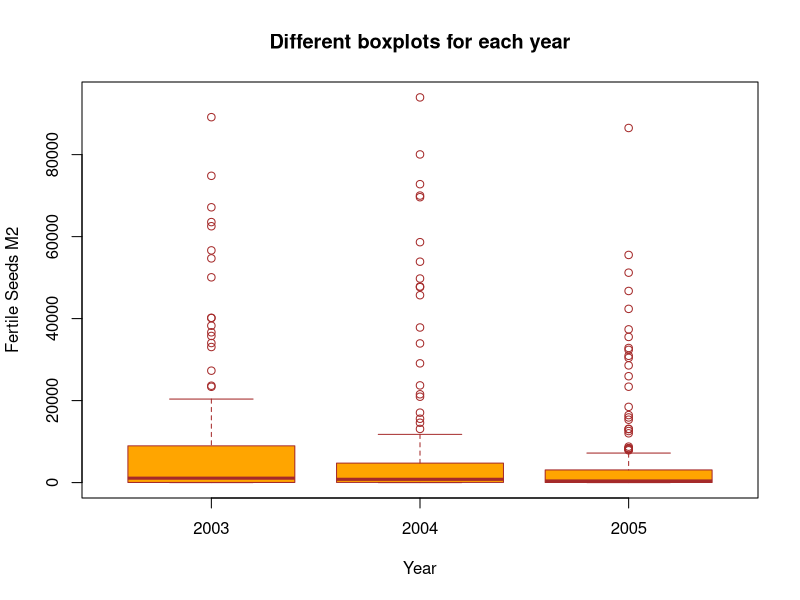
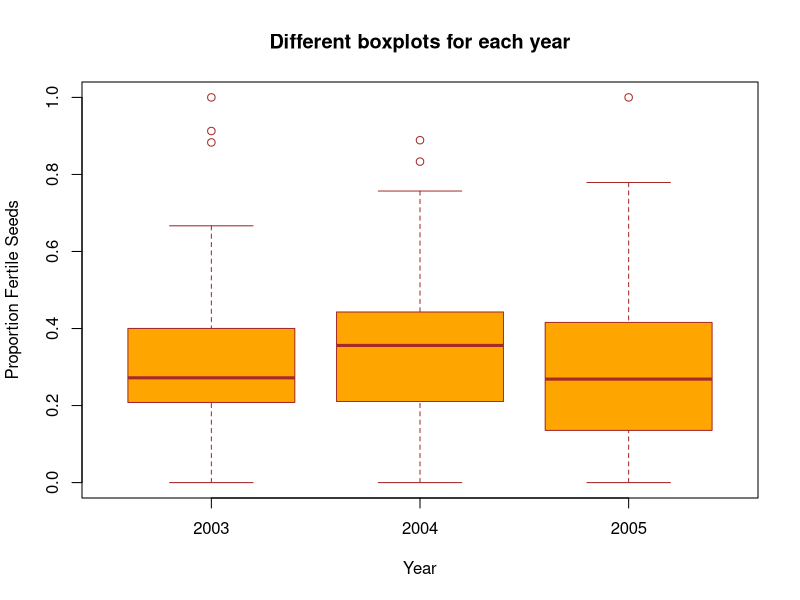
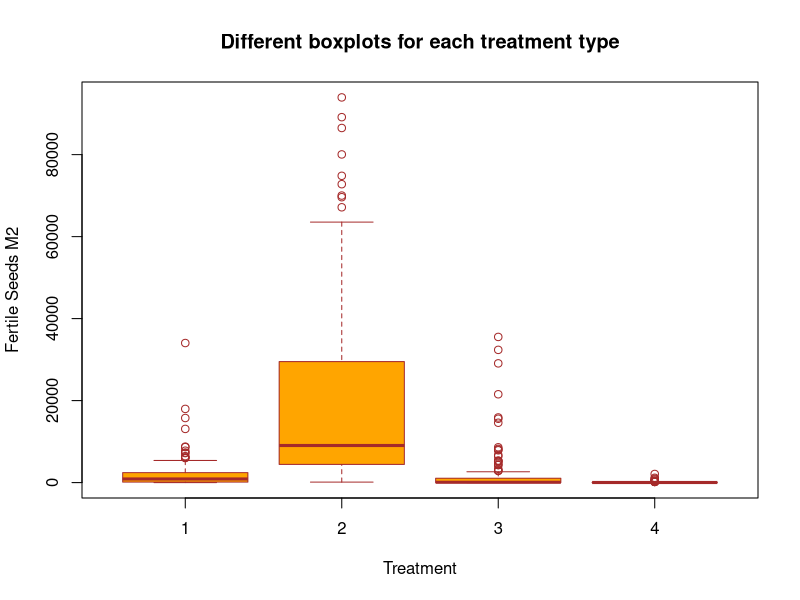
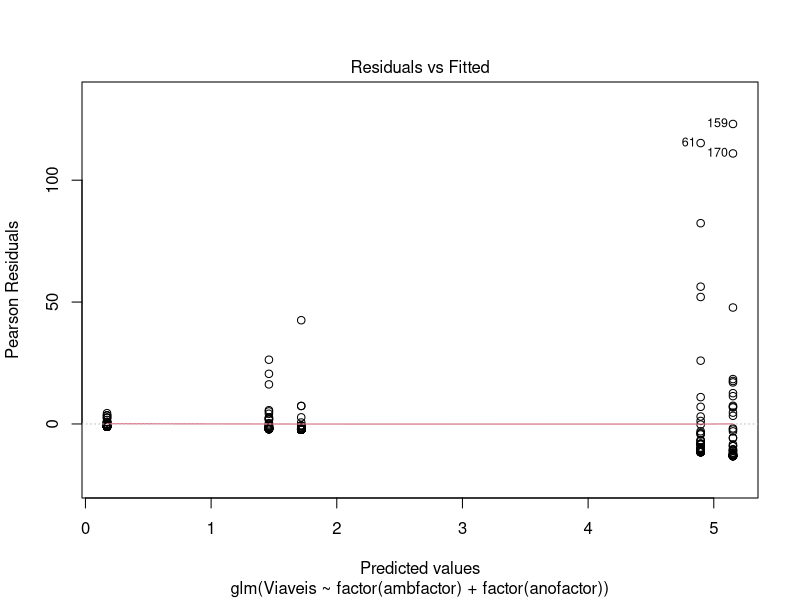
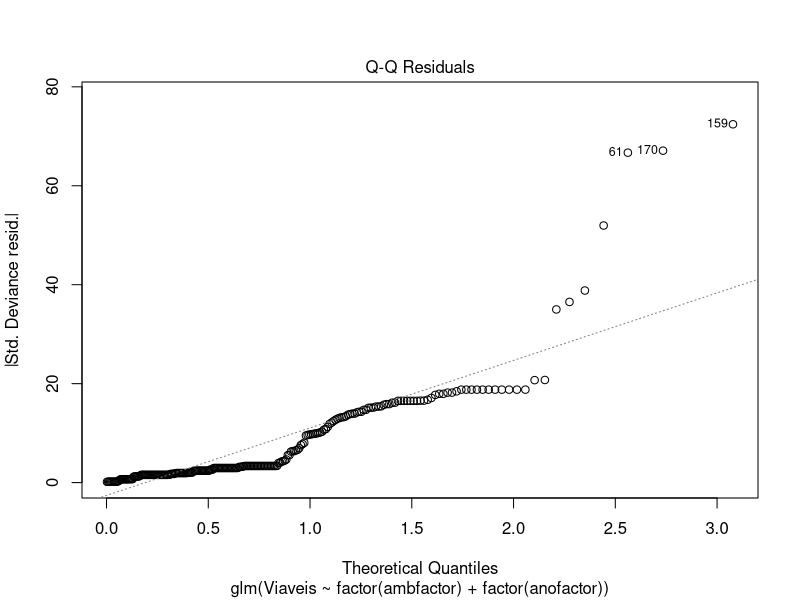
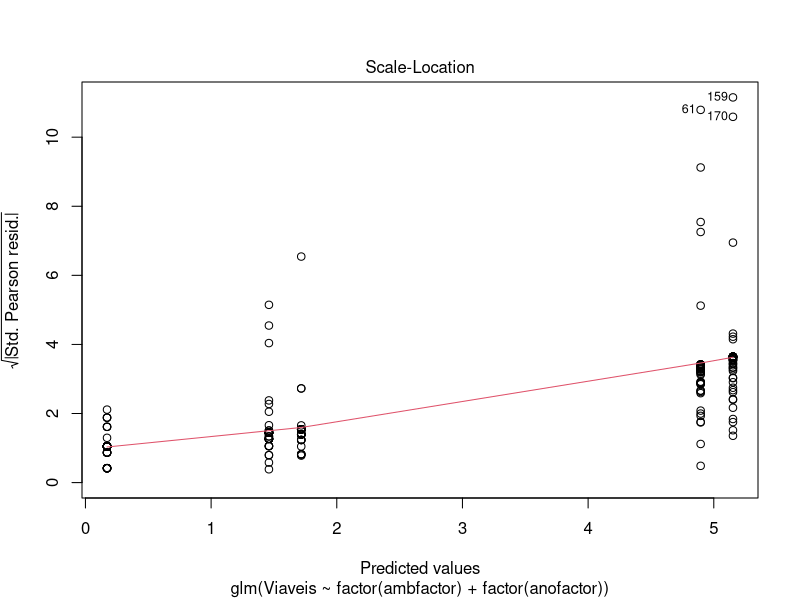
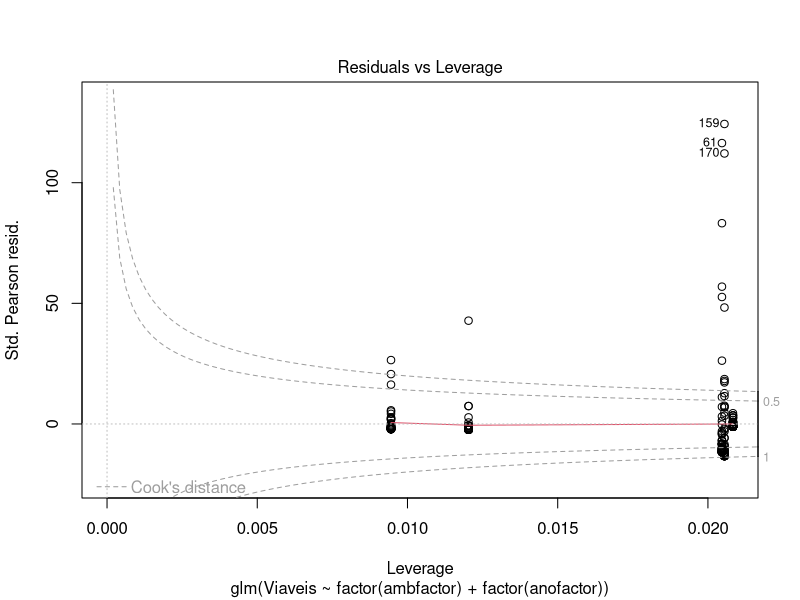
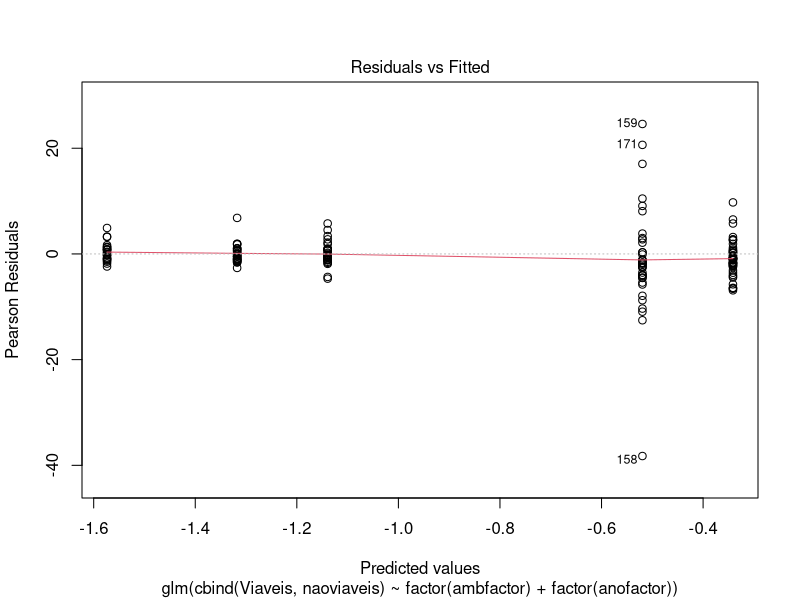

These charts were generated, in order, by the following R code:
#Analise dados Romero e Hay PNB so chuva sementes sem cobertura
#dados importados da planilha excel como dados numericos nas seguintes
#colunas: ano, ambiente, parcela, coleta, bandeja, total, viaveis, cobmel, cobtot
#
#planilha do drive: consolidado-correto.xlsx
#
#rotina de importacao:
library(readxl)
consolidado <- read_excel("consolidado-correto.xlsx")
#
#Criar variaveis fator para ano, ambiente e coleta
#usaremos o comando mutate do pacote dplyr
library(dplyr)
cons2 <- consolidado %>% 
  mutate(anofactor = factor(Ano))
cons3 <- cons2 %>% 
  mutate(ambfactor = factor(Ambiente))
cons4 <- cons3 %>% 
  mutate(coletfactor = factor(Coleta))
consolidfac <- cons4
#
#remover objetos temporarios
rm(cons2)
rm(cons3)
rm(cons4)
#fazer transformacao arcoseno para cobertura
cons5 <- consolidfac %>% 
  mutate(arcobmel= asin(sqrt(cobmel / 100)))
cons6 <- cons5 %>% 
  mutate(arcobtot= asin(sqrt(cobtot / 100)))
consolidfacarc <- cons6
#remover objetos temporarios
rm(cons5)
rm(cons6)
#criar nova variavel naoviav para analise binomial
consolidtudo <- consolidfacarc %>% 
  mutate(naoviaveis= Total - Viaveis)

#agora o dataframe consolidtudo esta completo para as analises de regressao logistica poisson e binomial
#e inclue os dados de cobertura transformados para arcoseno para fazer a ANOVA
#assim como a nova variavel naoviav para fazer a regressao binomial


#------------------------------------------
#VAMOS FAZER OS BOXPLOTS antes dos modelos lineares
#------------------------------------------
#Primeiro duas novas variaveis: propviaveis e viaveism2
cons7 <- consolidtudo %>% 
  mutate(viaveism2= Viaveis*19.84)
cons8 <- cons7 %>% 
  mutate(propviaveis= Viaveis/Total)
consolidboxplot <- cons8
#remover nao necessarios
rm(cons7)
rm(cons8)
#Grafico BOXPLOT fertile seeds per m2
boxplot(viaveism2~anofactor,
        data=consolidboxplot,
        main="Different boxplots for each year",
        xlab="Year",
        ylab="Fertile Seeds M2",
        col="orange",
        border="brown"
)
#Grafico Boxplot percentagem viaveis
#Este boxplot funciona
boxplot(propviaveis~anofactor,
        data=consolidboxplot,
        main="Different boxplots for each year",
        xlab="Year",
        ylab="Proportion Fertile Seeds",
        col="orange",
        border="brown"
)
#Grafico Boxplot Fertile Seeds m2 vs Treatment
boxplot(viaveism2~ambfactor,
        data=consolidboxplot,
        main="Different boxplots for each treatment type",
        xlab="Treatment",
        ylab="Fertile Seeds M2",
        col="orange",
        border="brown"
)
#-----------------------------------------------------------------
#EXTRAIR E CRIAR NOVAS PLANILHAS SO COM DADOS TRAT 3 e 4 e TRAT 1 e 2
#--------------------------------------------
#agora selecionar so os dados dos grupos 3 e 4
consol34 <- subset(consolidtudo, Ambiente == 3 | Ambiente == 4)
consol34
consol12 <- subset(consolidtudo, Ambiente == 1 | Ambiente == 2)
consol12
#
# FAZER POISSON and BINOMIAL LOGISTIC REGRESSION AMBS 3 e 4

poissonreg34 <- glm(formula = Viaveis ~ factor(ambfactor) + factor(anofactor), family = poisson, data = consol34)
shapiro.test(residuals(poissonreg34))
plot(poissonreg34)

binomialreg34 <- glm(formula = cbind(Viaveis,naoviaveis) ~ factor(ambfactor) + factor(anofactor), family = binomial, data = consol34)
plot(binomialreg34)
shapiro.test(residuals(binomialreg34))

binomialreg341 <- glm(formula = cbind(Viaveis,naoviaveis) ~ factor(ambfactor) + factor(anofactor) + arcobtot, family = binomial, data = consol34)
summary(binomialreg341)

print(summary(poissonreg34))
print(summary(binomialreg34))

#-------------------------------------------------
#Depois refazer o glm com uma logistic regression do tipo binomial

#Vou ter de repetir explicitando o dataframe consol34 em vez de ser implicito pois o ypropviav virou variavel externa
# agora vou criar uma variavel percentagem viaveis no consol34 e extrair as linhas
#com valores faltantes
consol34p <- consol34 %>% 
  mutate(pviaveis = (Viaveis/Total))
consol34pnomiss<- na.omit(consol34p)
#nova equacao binomial logistic regression
library(MASS)
poissonregbinom34 <- glm(formula = pviaveis ~ ambfactor + anofactor, family = binomial, data = consol34pnomiss)
poissonregbinom34 <- glm(formula = cbind(Viaveis,naoviaveis) ~ ambfactor + anofactor, family = binomial, data = consol34pnomiss)
poissonregbinom34 <- glm(formula = cbind(Viaveis,naoviaveis) ~ arcobtot, family = binomial, data = consol34pnomiss)

